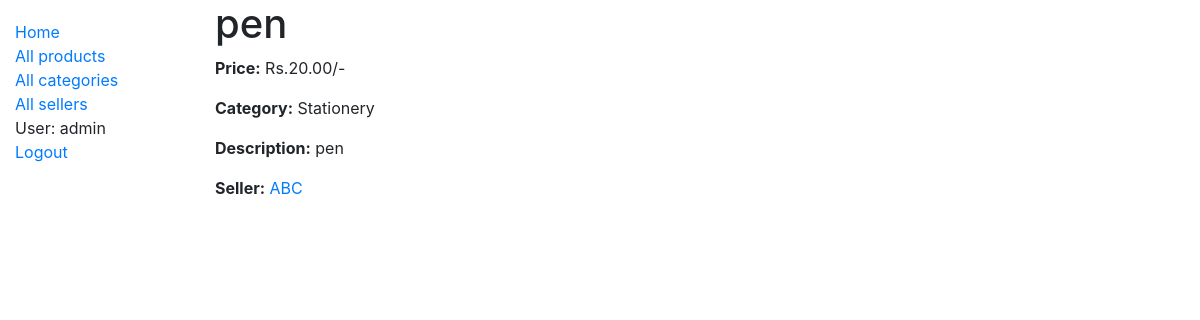
The page /market/product/1 (signed in) on the database its author committed.
### market/models.py (models this page shows, shortened)
class Product(models.Model):
    name = models.CharField(max_length=50)
    price = models.DecimalField(max_digits=8, decimal_places=2)
    description = models.TextField(max_length=1000, help_text='brief description of the product')
    image_url = models.URLField(max_length=200, null=True, blank=True)
    seller = models.ForeignKey(Seller, on_delete=models.SET_NULL, null=True)
    category = models.ManyToManyField(Category, help_text='Categories for this product')

class Category(models.Model):
    name = models.CharField(max_length=50, help_text='Product category')
    def __str__(self):
        return self.name

class Seller(models.Model):
    name = models.CharField(max_length=60)
    phone = PhoneNumberField(null=False, blank=False, unique=True)
    address = models.TextField(max_length=500, null=True)
    def __str__(self):
        return self.name

### market/views.py (the view)
# urls.py: path('product/<int:pk>', views.ProductDetailView.as_view(), name='product-detail'),
class ProductDetailView(generic.DetailView):
    model = Product

### market/templates/market/product_detail.html
{% extends "base_generic.html" %}
{% block content %}
    <h1> {{ product.name }}</h1>
    <p><strong>Price:</strong> Rs.{{ product.price }}/-</p>
    <p><strong>Category:</strong> {% for category in product.category.all %} {{ category }}{% if not forloop.last %}, {% endif %}{% endfor %}</p>
    <p><strong>Description:</strong> {{ product.description }}</p>
    <p><strong>Seller:</strong> <a href="{% url 'seller-detail' product.seller.pk %}">{{ product.seller }}</a></p>
{% endblock %}

### market/templates/base_generic.html (shortened to what this page needs)
<!DOCTYPE html>
<html lang="en">
<head>
  <link rel="stylesheet" href="https://stackpath.bootstrapcdn.com/bootstrap/4.1.3/css/bootstrap.min.css">
  {% load static %}
  <link rel="stylesheet" href="{% static 'css/styles.css' %}">
</head>
<body>
  <div class="container-fluid">
    <div class="row">
      <div class="col-sm-2">
      {% block sidebar %}
        <ul class="sidebar-nav">
          <li><a href="{% url 'index' %}">Home</a></li>
          <li><a href="{% url 'products' %}">All products</a></li>
          <li><a href="">All categories</a></li>
          <li><a href="{% url 'sellers' %}">All sellers</a></li>
          {% if user.is_authenticated %}
            <li>User: {{ user.get_username }}</li>
            <li><a href="{% url 'logout'%}?next={{request.path}}">Logout</a></li>
          {% else %}
             <li><a href="{% url 'login'%}?next={{request.path}}">Login</a></li>
          {% endif %}
        </ul>
     {% endblock %}
      </div>
      <div class="col-sm-10 ">{% block content %}{% endblock %}</div>
    </div>
  </div>
</body>
</html>

### market/static/css/styles.css (style rules this page uses)
.sidebar-nav { margin-top: 20px; padding: 0; list-style: none; }

### rows shown on the page
Product: name "pen", price "20.00", description "pen", seller "ABC"
Category: name "Stationery"

### other values the page prints
{{ user.get_username }} "admin"
